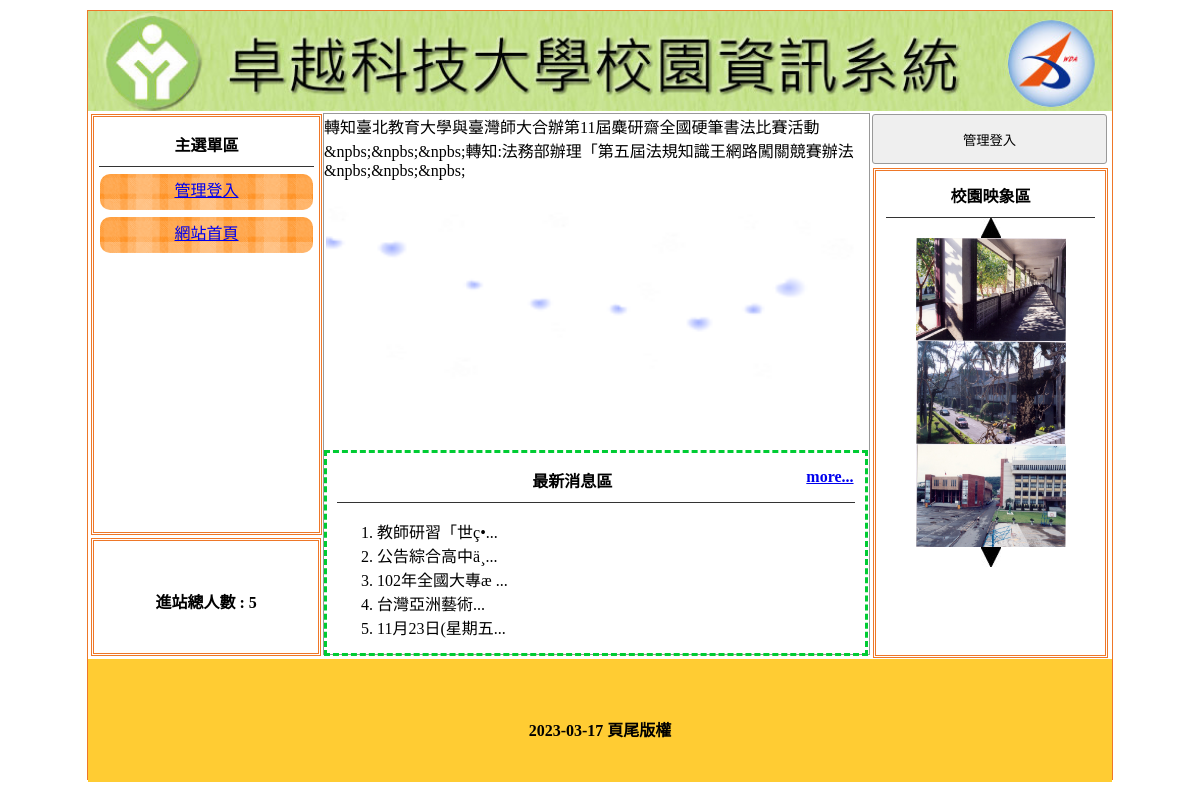
The page / on the database its author committed.
### tables this page shows
CREATE TABLE `title` (
  `id` int(10) UNSIGNED NOT NULL,
  `text` text NOT NULL,
  `img` text NOT NULL,
  `sh` int(1) NOT NULL DEFAULT 0
);

CREATE TABLE `menu` (
  `id` int(10) UNSIGNED NOT NULL,
  `text` text NOT NULL,
  `parent` int(10) NOT NULL DEFAULT 0,
  `href` text NOT NULL,
  `sh` int(1) NOT NULL DEFAULT 1
);

CREATE TABLE `total` (
  `id` int(10) UNSIGNED NOT NULL,
  `text` text NOT NULL,
  `sh` int(1) NOT NULL DEFAULT 1
);

CREATE TABLE `ad` (
  `id` int(10) UNSIGNED NOT NULL,
  `text` text NOT NULL,
  `sh` int(1) NOT NULL DEFAULT 1
);

CREATE TABLE `news` (
  `id` int(10) UNSIGNED NOT NULL,
  `text` text NOT NULL,
  `sh` int(1) NOT NULL DEFAULT 1
);

CREATE TABLE `img` (
  `id` int(10) UNSIGNED NOT NULL,
  `img` text NOT NULL,
  `sh` int(1) NOT NULL DEFAULT 1
);

CREATE TABLE `bot` (
  `id` int(10) UNSIGNED NOT NULL,
  `text` text NOT NULL,
  `sh` int(1) NOT NULL DEFAULT 1
);

### api/base.php (called while the page is built, shortened)
<?php
class DB{
    protected $dsn='mysql:host=localhost;charset=utf8;dbname=db13';
    protected $table='';
    protected $pdo='';
    public function __construct($table)
    {
        $this->table=$table;
        $this->pdo=new pdo($this->dsn,'root','');
    }
    private function arrayTOsql($array)
    {
        if(is_array($array)){
            foreach ($array as $key => $val) {
                $tmp[]="`$key`='$val'";
            }
        }
        return $tmp;
    }
    public function all(...$arg)
    {
        $sql="SELECT * FROM `$this->table` ";
        if(isset($arg[0])){
            if(is_array($arg[0])){
                $tmp=$this->arrayTOsql($arg[0]);
                $sql=$sql." WHERE " .join("&&",$tmp);
            }else{
                $sql=$sql.$arg[0];
            }
        }
        if(isset($arg[1])){
                $sql=$sql. $arg[1];
        }
        return $this->pdo->query($sql)->fetchAll(PDO::FETCH_ASSOC);
    }
    public function find($id)
    {
        $sql="SELECT * FROM `$this->table` ";
        if(is_array($id)){
            $tmp=$this->arrayTOsql($id);
            $sql=$sql." WHERE " .join("&&",$tmp);
        }else{
            $sql=$sql." WHERE `id` = $id";
        }
        return $this->pdo->query($sql)->fetch(PDO::FETCH_ASSOC);
    }
    public function save($array)
    {
        if(isset($array['id'])){
            $id=$array['id'];
            unset($array['id']);
            $tmp=$this->arrayTOsql($array);
            $sql="UPDATE `$this->table` SET  ". join(",",$tmp)."WHERE `id`=$id";
        }else{
            $col=array_keys($array);
            $sql="INSERT INTO `$this->table` (`". join("`,`",$col)."`) VALUES ('".join("','",$array)."')";
        }
        return $this->pdo->exec($sql);
    }
    public function math($math,...$arg)
    {
        switch ($math) {
            case 'count':
                $sql="SELECT count(*) FROM `$this->table` ";
                if(isset($arg[0])){
                    $con=$arg[0];
                }
                break;
        }
        if(isset($con)){
            if(is_array($con)){
                $tmp=$this->arrayTOsql($con);
                $sql=$sql." WHERE " .join("&&",$tmp);
            }else{
                $sql=$sql.$con;
            }
        }
        return $this->pdo->query($sql)->fetchColumn();
    }
    public function count(...$arg)
    {
        return $this->math('count',...$arg);
    }
}
$TITLE=new DB('title');
$AD=new DB('ad');
$IMG=new DB('img');
$TOTAL=new DB('total');
$NEWS=new DB('news');
$BOT=new DB('bot');
$MENU=new DB('menu');

### index.php (the view, shortened to what this page needs)
<?php
include_once "./api/base.php";
?>
<!DOCTYPE html PUBLIC "-//W3C//DTD XHTML 1.0 Transitional//EN" "http://www.w3.org/TR/xhtml1/DTD/xhtml1-transitional.dtd">
<html xmlns="http://www.w3.org/1999/xhtml">
<head>
	<link href="./css/css.css" rel="stylesheet" type="text/css">
</head>
<body>
	<div id="main">
		<a title="" href="index.php" alt="<?= $TITLE->find(['sh' => 1])['text']; ?>">
			<div class="ti" style="background:url('./upload/<?= $TITLE->find(['sh' => 1])['img']; ?>'); background-size:cover;"></div>
		</a>
		<div id="ms">
			<div id="lf" style="float:left;">
				<div id="menuput" class="dbor">
					<span class="t botli">主選單區</span>
					<?php
					$mm=$MENU->all(['sh'=>1,'parent'=>0]);
					foreach ($mm as $key => $m) {
						echo "<div class='mainmu cent'><a href='{$m['href']}'>{$m['text']}</a>";
						echo "</div>";
					}
					?>
				</div>
				<div class="dbor" style="margin:3px; width:95%; height:20%; line-height:100px;">
					<span class="t">進站總人數 :
						<?= $TOTAL->find(1)['text']; ?> </span>
				</div>
			</div>
			<div class="di" style="height:540px; border:#999 1px solid; width:53.2%; margin:2px 0px 0px 0px; float:left; position:relative; left:20px;">
				<marquee scrolldelay="120" direction="left" style="position:absolute; width:100%; height:40px;">
					<?php
					$ads = $AD->all(['sh' => 1]);
					foreach ($ads as $ad) {
						echo $ad['text'] . "&npbs;&npbs;&npbs;";
					}
					?>
				</marquee>
				<?php
				$do = $_GET['do'] ?? 'main';
				$file = "./front/" . $do . ".php";
				if (file_exists($file)) {
					include_once $file;
				} else {
					include_once "./front/main.php";
				}
				?>
			</div>
			<div class="di di ad" style="height:540px; width:23%; padding:0px; margin-left:22px; float:left; ">
				<button style="width:100%; margin-left:auto; margin-right:auto; margin-top:2px; height:50px;" onclick="lo('?do=login')">管理登入</button>
				<div style="width:89%; height:480px;" class="dbor">
					<span class="t botli">校園映象區</span>
					<div onclick="pp(1)" class="cent"><img src="./icon/up.jpg" alt=""></div>
					<?php
					$imgs = $IMG->all(['sh' => 1]);
					foreach ($imgs as $key => $img) {
						echo "<div class='im cent' id='ssaa$key'>";
						echo "<img src='./upload/{$img['img']}' width='150px' height='103px'>";
						echo "</div>";
					}
					?>
					<div onclick="pp(2)" class="cent"><img src="./icon/dn.jpg" alt=""></div>
				</div>
			</div>
		</div>
		<div style="width:1024px; left:0px; position:relative; background:#FC3; margin-top:4px; height:123px; display:block;">
			<span class="t" style="line-height:123px;"><?= $BOT->find(1)['text']; ?></span>
		</div>
	</div>
</body>
</html>

### front/main.php (shortened to what this page needs)
<div style="height:32px; display:block;"></div>
<div style="width:100%; padding:2px; height:290px;">
	<div id="mwww" loop="true" style="width:100%; height:100%;">
	</div>
</div>
<div style="width:95%; padding:2px; height:190px; margin-top:10px; padding:5px 10px 5px 10px; border:#0C3 dashed 3px; position:relative;">
	<span class="t botli">最新消息區
		<?php
		if($NEWS->count(['sh'=>1])>5){
			echo "<span style='float: right;'><a href='?do=news'>more...</a></span>";
		};
		?>
	</span>
	<ul class="ssaa" style="list-style-type:decimal;">
	<?php
		$news=$NEWS->all(['sh'=>1],'LIMIT 5');
		foreach ($news as $key => $new) {
			echo "<li>";
			echo substr($new['text'],0,20);
			echo "...</li>";
		}
	?>
	</ul>
</div>

### css/css.css (style rules this page uses)
body { padding:0px; margin:0px; }
#main { width:1024px; height:768px; margin:10px auto 10px auto; border:#EE7728 1px solid; position:relative; }
.ti { width:100%; height:100px; position:relative; background-size:cover; background-repeat:no-repeat; }
.dbor { border:#EE7728 double 3px; margin:1px; padding:2px 10px 2px 10px; }
.t { font-weight:800; display:block; text-align:center; padding:10px 1px 10px 1px; }
.botli { border-bottom:#333 1px solid; }
.mainmu { position:relative; height: 32px; border-radius:10px; background:url(../icon/menu.fw.png) center no-repeat; background-size:cover; line-height:30px; padding:2px 10px 2px 10px; margin:7px 1px 7px 1px; }
#lf { height:540px; width:21%; display:inline-block; }
#menuput { width:100%; height:75%; position:relative; padding:5px; display:block; margin: 3px; }
.di { display:inline-block; }
.ad { margin:1px; padding:2px 10px 2px 10px; }
.cent { text-align:center; }
input,button { border:#999 1px solid; border-radius:3px; background:#EFEFEF; padding:5px; margin:3px; }

### rows shown on the page
title: img (picture)
menu: text "管理登入"
menu: text "網站首頁"
total: text "5"
ad: text "轉知臺北教育大學與臺灣師大合辦第11屆麋研齋全國硬筆書法比賽活動"
ad: text "轉知:法務部辦理「第五屆法規知識王網路闖關競賽辦法"
news: text "教師研習「世ç•"
news: text "公告綜合高中ä¸"
news: text "102年全國大專æ"
news: text "台灣亞洲藝術"
news: text "11月23日(星期五"
img: img (picture)
img: img (picture)
img: img (picture)
bot: text "2023-03-17 頁尾版權"
